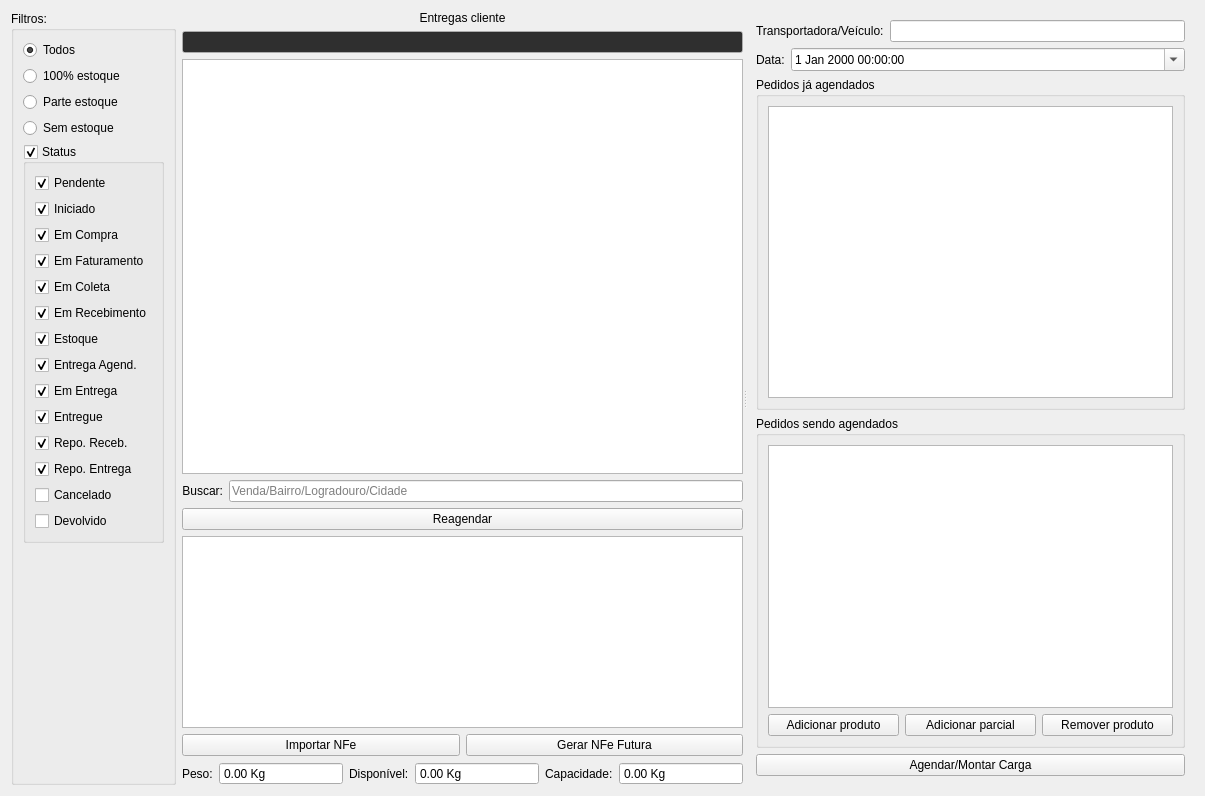
<?xml version="1.0" encoding="UTF-8"?>
<ui version="4.0">
 <class>WidgetLogisticaAgendarEntrega</class>
 <widget class="QWidget" name="WidgetLogisticaAgendarEntrega">
  <property name="geometry">
   <rect>
    <x>0</x>
    <y>0</y>
    <width>1205</width>
    <height>796</height>
   </rect>
  </property>
  <property name="windowTitle">
   <string>Form</string>
  </property>
  <layout class="QGridLayout" name="gridLayout_9">
   <item row="0" column="0">
    <widget class="QGroupBox" name="groupBoxFiltros">
     <property name="enabled">
      <bool>true</bool>
     </property>
     <property name="sizePolicy">
      <sizepolicy hsizetype="Maximum" vsizetype="Preferred">
       <horstretch>0</horstretch>
       <verstretch>0</verstretch>
      </sizepolicy>
     </property>
     <property name="title">
      <string>Filtros:</string>
     </property>
     <layout class="QGridLayout" name="gridLayout_10">
      <item row="0" column="0">
       <widget class="QRadioButton" name="radioButtonEntregaLimpar">
        <property name="text">
         <string>Todos</string>
        </property>
        <property name="checked">
         <bool>true</bool>
        </property>
       </widget>
      </item>
      <item row="1" column="0">
       <widget class="QRadioButton" name="radioButtonTotalEstoque">
        <property name="text">
         <string>100% estoque</string>
        </property>
       </widget>
      </item>
      <item row="2" column="0">
       <widget class="QRadioButton" name="radioButtonParcialEstoque">
        <property name="text">
         <string>Parte estoque</string>
        </property>
       </widget>
      </item>
      <item row="3" column="0">
       <widget class="QRadioButton" name="radioButtonSemEstoque">
        <property name="text">
         <string>Sem estoque</string>
        </property>
       </widget>
      </item>
      <item row="4" column="0">
       <widget class="QGroupBox" name="groupBoxStatus">
        <property name="title">
         <string>Status</string>
        </property>
        <property name="checkable">
         <bool>true</bool>
        </property>
        <property name="checked">
         <bool>true</bool>
        </property>
        <layout class="QGridLayout" name="gridLayout_40">
         <item row="12" column="0">
          <widget class="QCheckBox" name="checkBoxCancelado">
           <property name="enabled">
            <bool>true</bool>
           </property>
           <property name="text">
            <string>Cancelado</string>
           </property>
          </widget>
         </item>
         <item row="3" column="0">
          <widget class="QCheckBox" name="checkBoxEmFaturamento">
           <property name="enabled">
            <bool>true</bool>
           </property>
           <property name="text">
            <string>Em Faturamento</string>
           </property>
           <property name="checked">
            <bool>true</bool>
           </property>
          </widget>
         </item>
         <item row="4" column="0">
          <widget class="QCheckBox" name="checkBoxEmColeta">
           <property name="enabled">
            <bool>true</bool>
           </property>
           <property name="text">
            <string>Em Coleta</string>
           </property>
           <property name="checked">
            <bool>true</bool>
           </property>
          </widget>
         </item>
         <item row="10" column="0">
          <widget class="QCheckBox" name="checkBoxRepoReceb">
           <property name="enabled">
            <bool>true</bool>
           </property>
           <property name="text">
            <string>Repo. Receb.</string>
           </property>
           <property name="checked">
            <bool>true</bool>
           </property>
          </widget>
         </item>
         <item row="13" column="0">
          <widget class="QCheckBox" name="checkBoxDevolvido">
           <property name="enabled">
            <bool>true</bool>
           </property>
           <property name="text">
            <string>Devolvido</string>
           </property>
          </widget>
         </item>
         <item row="5" column="0">
          <widget class="QCheckBox" name="checkBoxEmRecebimento">
           <property name="enabled">
            <bool>true</bool>
           </property>
           <property name="text">
            <string>Em Recebimento</string>
           </property>
           <property name="checked">
            <bool>true</bool>
           </property>
          </widget>
         </item>
         <item row="6" column="0">
          <widget class="QCheckBox" name="checkBoxEstoque">
           <property name="enabled">
            <bool>true</bool>
           </property>
           <property name="text">
            <string>Estoque</string>
           </property>
           <property name="checked">
            <bool>true</bool>
           </property>
          </widget>
         </item>
         <item row="9" column="0">
          <widget class="QCheckBox" name="checkBoxEntregue">
           <property name="enabled">
            <bool>true</bool>
           </property>
           <property name="text">
            <string>Entregue</string>
           </property>
           <property name="checked">
            <bool>true</bool>
           </property>
          </widget>
         </item>
         <item row="7" column="0">
          <widget class="QCheckBox" name="checkBoxEntregaAgend">
           <property name="enabled">
            <bool>true</bool>
           </property>
           <property name="text">
            <string>Entrega Agend.</string>
           </property>
           <property name="checked">
            <bool>true</bool>
           </property>
          </widget>
         </item>
         <item row="8" column="0">
          <widget class="QCheckBox" name="checkBoxEmEntrega">
           <property name="enabled">
            <bool>true</bool>
           </property>
           <property name="text">
            <string>Em Entrega</string>
           </property>
           <property name="checked">
            <bool>true</bool>
           </property>
          </widget>
         </item>
         <item row="2" column="0">
          <widget class="QCheckBox" name="checkBoxEmCompra">
           <property name="enabled">
            <bool>true</bool>
           </property>
           <property name="text">
            <string>Em Compra</string>
           </property>
           <property name="checked">
            <bool>true</bool>
           </property>
          </widget>
         </item>
         <item row="0" column="0">
          <widget class="QCheckBox" name="checkBoxPendente">
           <property name="enabled">
            <bool>true</bool>
           </property>
           <property name="text">
            <string>Pendente</string>
           </property>
           <property name="checked">
            <bool>true</bool>
           </property>
          </widget>
         </item>
         <item row="1" column="0">
          <widget class="QCheckBox" name="checkBoxIniciado">
           <property name="enabled">
            <bool>true</bool>
           </property>
           <property name="text">
            <string>Iniciado</string>
           </property>
           <property name="checked">
            <bool>true</bool>
           </property>
          </widget>
         </item>
         <item row="11" column="0">
          <widget class="QCheckBox" name="checkBoxRepoEntrega">
           <property name="enabled">
            <bool>true</bool>
           </property>
           <property name="text">
            <string>Repo. Entrega</string>
           </property>
           <property name="checked">
            <bool>true</bool>
           </property>
          </widget>
         </item>
        </layout>
       </widget>
      </item>
      <item row="5" column="0">
       <spacer name="verticalSpacer_5">
        <property name="orientation">
         <enum>Qt::Vertical</enum>
        </property>
        <property name="sizeHint" stdset="0">
         <size>
          <width>20</width>
          <height>290</height>
         </size>
        </property>
       </spacer>
      </item>
     </layout>
    </widget>
   </item>
   <item row="0" column="1">
    <widget class="QSplitter" name="splitter">
     <property name="orientation">
      <enum>Qt::Horizontal</enum>
     </property>
     <widget class="QWidget" name="layoutWidget">
      <layout class="QGridLayout" name="gridLayout_8">
       <item row="2" column="0" colspan="2">
        <widget class="TableView" name="tableVendas">
         <property name="mouseTracking">
          <bool>true</bool>
         </property>
         <property name="editTriggers">
          <set>QAbstractItemView::NoEditTriggers</set>
         </property>
         <property name="selectionMode">
          <enum>QAbstractItemView::SingleSelection</enum>
         </property>
         <property name="selectionBehavior">
          <enum>QAbstractItemView::SelectRows</enum>
         </property>
         <property name="sortingEnabled">
          <bool>true</bool>
         </property>
        </widget>
       </item>
       <item row="6" column="0" rowspan="2" colspan="2">
        <widget class="TableView" name="tableProdutos">
         <property name="mouseTracking">
          <bool>true</bool>
         </property>
         <property name="editTriggers">
          <set>QAbstractItemView::NoEditTriggers</set>
         </property>
         <property name="selectionMode">
          <enum>QAbstractItemView::MultiSelection</enum>
         </property>
         <property name="selectionBehavior">
          <enum>QAbstractItemView::SelectRows</enum>
         </property>
         <property name="sortingEnabled">
          <bool>true</bool>
         </property>
        </widget>
       </item>
       <item row="3" column="0">
        <widget class="QLabel" name="labelRecebimentosFornecedor_4">
         <property name="enabled">
          <bool>true</bool>
         </property>
         <property name="sizePolicy">
          <sizepolicy hsizetype="Maximum" vsizetype="Preferred">
           <horstretch>0</horstretch>
           <verstretch>0</verstretch>
          </sizepolicy>
         </property>
         <property name="text">
          <string>Buscar:</string>
         </property>
         <property name="alignment">
          <set>Qt::AlignRight|Qt::AlignTrailing|Qt::AlignVCenter</set>
         </property>
        </widget>
       </item>
       <item row="0" column="0" colspan="2">
        <widget class="QLabel" name="labelEntregasCliente">
         <property name="sizePolicy">
          <sizepolicy hsizetype="Preferred" vsizetype="Maximum">
           <horstretch>0</horstretch>
           <verstretch>0</verstretch>
          </sizepolicy>
         </property>
         <property name="text">
          <string>Entregas cliente</string>
         </property>
         <property name="alignment">
          <set>Qt::AlignCenter</set>
         </property>
        </widget>
       </item>
       <item row="3" column="1">
        <widget class="QLineEdit" name="lineEditBusca">
         <property name="enabled">
          <bool>true</bool>
         </property>
         <property name="placeholderText">
          <string>Venda/Bairro/Logradouro/Cidade</string>
         </property>
        </widget>
       </item>
       <item row="8" column="0" colspan="2">
        <layout class="QGridLayout" name="gridLayout_3">
         <item row="1" column="4">
          <widget class="QLabel" name="label_5">
           <property name="sizePolicy">
            <sizepolicy hsizetype="Maximum" vsizetype="Preferred">
             <horstretch>0</horstretch>
             <verstretch>0</verstretch>
            </sizepolicy>
           </property>
           <property name="text">
            <string>Capacidade:</string>
           </property>
          </widget>
         </item>
         <item row="1" column="5">
          <widget class="QDoubleSpinBox" name="doubleSpinBoxCapacidade">
           <property name="readOnly">
            <bool>true</bool>
           </property>
           <property name="buttonSymbols">
            <enum>QAbstractSpinBox::NoButtons</enum>
           </property>
           <property name="showGroupSeparator" stdset="0">
            <bool>true</bool>
           </property>
           <property name="suffix">
            <string> Kg</string>
           </property>
           <property name="maximum">
            <double>99999.990000000005239</double>
           </property>
          </widget>
         </item>
         <item row="1" column="1">
          <widget class="QDoubleSpinBox" name="doubleSpinBoxPeso">
           <property name="readOnly">
            <bool>true</bool>
           </property>
           <property name="buttonSymbols">
            <enum>QAbstractSpinBox::NoButtons</enum>
           </property>
           <property name="showGroupSeparator" stdset="0">
            <bool>true</bool>
           </property>
           <property name="suffix">
            <string> Kg</string>
           </property>
           <property name="maximum">
            <double>999999.989999999990687</double>
           </property>
          </widget>
         </item>
         <item row="1" column="0">
          <widget class="QLabel" name="label_2">
           <property name="sizePolicy">
            <sizepolicy hsizetype="Maximum" vsizetype="Preferred">
             <horstretch>0</horstretch>
             <verstretch>0</verstretch>
            </sizepolicy>
           </property>
           <property name="text">
            <string>Peso:</string>
           </property>
          </widget>
         </item>
         <item row="1" column="2">
          <widget class="QLabel" name="label_4">
           <property name="sizePolicy">
            <sizepolicy hsizetype="Maximum" vsizetype="Preferred">
             <horstretch>0</horstretch>
             <verstretch>0</verstretch>
            </sizepolicy>
           </property>
           <property name="text">
            <string>Disponível:</string>
           </property>
          </widget>
         </item>
         <item row="1" column="3">
          <widget class="QDoubleSpinBox" name="doubleSpinBoxDisponivel">
           <property name="readOnly">
            <bool>true</bool>
           </property>
           <property name="buttonSymbols">
            <enum>QAbstractSpinBox::NoButtons</enum>
           </property>
           <property name="showGroupSeparator" stdset="0">
            <bool>true</bool>
           </property>
           <property name="suffix">
            <string> Kg</string>
           </property>
           <property name="maximum">
            <double>99999.990000000005239</double>
           </property>
          </widget>
         </item>
         <item row="0" column="0" colspan="6">
          <layout class="QHBoxLayout" name="horizontalLayout">
           <item>
            <widget class="QPushButton" name="pushButtonImportarNFe">
             <property name="text">
              <string>Importar NFe</string>
             </property>
             <attribute name="buttonGroup">
              <string notr="true">buttonGroup</string>
             </attribute>
            </widget>
           </item>
           <item>
            <widget class="QPushButton" name="pushButtonGerarNFeFutura">
             <property name="text">
              <string>Gerar NFe Futura</string>
             </property>
             <attribute name="buttonGroup">
              <string notr="true">buttonGroup</string>
             </attribute>
            </widget>
           </item>
          </layout>
         </item>
        </layout>
       </item>
       <item row="6" column="1">
        <layout class="QGridLayout" name="gridLayout_2"/>
       </item>
       <item row="5" column="0" colspan="2">
        <widget class="QPushButton" name="pushButtonReagendarPedido">
         <property name="text">
          <string>Reagendar</string>
         </property>
        </widget>
       </item>
       <item row="1" column="0" colspan="2">
        <widget class="QLineEdit" name="lineEditAviso">
         <property name="enabled">
          <bool>false</bool>
         </property>
         <property name="palette">
          <palette>
           <active>
            <colorrole role="WindowText">
             <brush brushstyle="SolidPattern">
              <color alpha="255">
               <red>255</red>
               <green>0</green>
               <blue>0</blue>
              </color>
             </brush>
            </colorrole>
            <colorrole role="Text">
             <brush brushstyle="SolidPattern">
              <color alpha="255">
               <red>255</red>
               <green>0</green>
               <blue>0</blue>
              </color>
             </brush>
            </colorrole>
            <colorrole role="ButtonText">
             <brush brushstyle="SolidPattern">
              <color alpha="255">
               <red>255</red>
               <green>0</green>
               <blue>0</blue>
              </color>
             </brush>
            </colorrole>
            <colorrole role="Base">
             <brush brushstyle="SolidPattern">
              <color alpha="255">
               <red>51</red>
               <green>51</green>
               <blue>51</blue>
              </color>
             </brush>
            </colorrole>
            <colorrole role="PlaceholderText">
             <brush brushstyle="NoBrush">
              <color alpha="128">
               <red>255</red>
               <green>0</green>
               <blue>0</blue>
              </color>
             </brush>
            </colorrole>
           </active>
           <inactive>
            <colorrole role="WindowText">
             <brush brushstyle="SolidPattern">
              <color alpha="255">
               <red>255</red>
               <green>0</green>
               <blue>0</blue>
              </color>
             </brush>
            </colorrole>
            <colorrole role="Text">
             <brush brushstyle="SolidPattern">
              <color alpha="255">
               <red>255</red>
               <green>0</green>
               <blue>0</blue>
              </color>
             </brush>
            </colorrole>
            <colorrole role="ButtonText">
             <brush brushstyle="SolidPattern">
              <color alpha="255">
               <red>255</red>
               <green>0</green>
               <blue>0</blue>
              </color>
             </brush>
            </colorrole>
            <colorrole role="Base">
             <brush brushstyle="SolidPattern">
              <color alpha="255">
               <red>51</red>
               <green>51</green>
               <blue>51</blue>
              </color>
             </brush>
            </colorrole>
            <colorrole role="PlaceholderText">
             <brush brushstyle="NoBrush">
              <color alpha="128">
               <red>255</red>
               <green>0</green>
               <blue>0</blue>
              </color>
             </brush>
            </colorrole>
           </inactive>
           <disabled>
            <colorrole role="WindowText">
             <brush brushstyle="SolidPattern">
              <color alpha="255">
               <red>255</red>
               <green>0</green>
               <blue>0</blue>
              </color>
             </brush>
            </colorrole>
            <colorrole role="Text">
             <brush brushstyle="SolidPattern">
              <color alpha="255">
               <red>255</red>
               <green>0</green>
               <blue>0</blue>
              </color>
             </brush>
            </colorrole>
            <colorrole role="ButtonText">
             <brush brushstyle="SolidPattern">
              <color alpha="255">
               <red>255</red>
               <green>0</green>
               <blue>0</blue>
              </color>
             </brush>
            </colorrole>
            <colorrole role="Base">
             <brush brushstyle="SolidPattern">
              <color alpha="255">
               <red>47</red>
               <green>47</green>
               <blue>47</blue>
              </color>
             </brush>
            </colorrole>
            <colorrole role="PlaceholderText">
             <brush brushstyle="NoBrush">
              <color alpha="128">
               <red>255</red>
               <green>0</green>
               <blue>0</blue>
              </color>
             </brush>
            </colorrole>
           </disabled>
          </palette>
         </property>
         <property name="styleSheet">
          <string notr="true">color: rgb(255, 0, 0);</string>
         </property>
         <property name="alignment">
          <set>Qt::AlignCenter</set>
         </property>
         <property name="readOnly">
          <bool>true</bool>
         </property>
        </widget>
       </item>
      </layout>
     </widget>
     <widget class="QFrame" name="frameCaminhao">
      <layout class="QGridLayout" name="gridLayout_4">
       <item row="2" column="0">
        <widget class="QGroupBox" name="groupBox">
         <property name="title">
          <string>Pedidos já agendados</string>
         </property>
         <layout class="QGridLayout" name="gridLayout_6">
          <item row="0" column="0">
           <widget class="TableView" name="tableTranspAgend">
            <property name="palette">
             <palette>
              <active>
               <colorrole role="Highlight">
                <brush brushstyle="SolidPattern">
                 <color alpha="255">
                  <red>51</red>
                  <green>153</green>
                  <blue>255</blue>
                 </color>
                </brush>
               </colorrole>
              </active>
              <inactive>
               <colorrole role="Highlight">
                <brush brushstyle="SolidPattern">
                 <color alpha="255">
                  <red>51</red>
                  <green>153</green>
                  <blue>255</blue>
                 </color>
                </brush>
               </colorrole>
              </inactive>
              <disabled>
               <colorrole role="Highlight">
                <brush brushstyle="SolidPattern">
                 <color alpha="255">
                  <red>51</red>
                  <green>153</green>
                  <blue>255</blue>
                 </color>
                </brush>
               </colorrole>
              </disabled>
             </palette>
            </property>
            <property name="mouseTracking">
             <bool>true</bool>
            </property>
            <property name="editTriggers">
             <set>QAbstractItemView::NoEditTriggers</set>
            </property>
            <property name="alternatingRowColors">
             <bool>true</bool>
            </property>
            <property name="selectionBehavior">
             <enum>QAbstractItemView::SelectRows</enum>
            </property>
           </widget>
          </item>
         </layout>
        </widget>
       </item>
       <item row="3" column="0">
        <widget class="QGroupBox" name="groupBox_2">
         <property name="title">
          <string>Pedidos sendo agendados</string>
         </property>
         <layout class="QGridLayout" name="gridLayout_5">
          <item row="1" column="0">
           <widget class="QPushButton" name="pushButtonAdicionarProduto">
            <property name="text">
             <string>Adicionar produto</string>
            </property>
           </widget>
          </item>
          <item row="1" column="2">
           <widget class="QPushButton" name="pushButtonRemoverProduto">
            <property name="text">
             <string>Remover produto</string>
            </property>
           </widget>
          </item>
          <item row="0" column="0" colspan="3">
           <widget class="TableView" name="tableTranspAtual">
            <property name="palette">
             <palette>
              <active>
               <colorrole role="Highlight">
                <brush brushstyle="SolidPattern">
                 <color alpha="255">
                  <red>51</red>
                  <green>153</green>
                  <blue>255</blue>
                 </color>
                </brush>
               </colorrole>
              </active>
              <inactive>
               <colorrole role="Highlight">
                <brush brushstyle="SolidPattern">
                 <color alpha="255">
                  <red>51</red>
                  <green>153</green>
                  <blue>255</blue>
                 </color>
                </brush>
               </colorrole>
              </inactive>
              <disabled>
               <colorrole role="Highlight">
                <brush brushstyle="SolidPattern">
                 <color alpha="255">
                  <red>51</red>
                  <green>153</green>
                  <blue>255</blue>
                 </color>
                </brush>
               </colorrole>
              </disabled>
             </palette>
            </property>
            <property name="mouseTracking">
             <bool>true</bool>
            </property>
            <property name="editTriggers">
             <set>QAbstractItemView::NoEditTriggers</set>
            </property>
            <property name="alternatingRowColors">
             <bool>true</bool>
            </property>
            <property name="selectionBehavior">
             <enum>QAbstractItemView::SelectRows</enum>
            </property>
           </widget>
          </item>
          <item row="1" column="1">
           <widget class="QPushButton" name="pushButtonAdicionarParcial">
            <property name="enabled">
             <bool>true</bool>
            </property>
            <property name="text">
             <string>Adicionar parcial</string>
            </property>
           </widget>
          </item>
         </layout>
        </widget>
       </item>
       <item row="0" column="0">
        <layout class="QGridLayout" name="gridLayout">
         <item row="0" column="0">
          <widget class="QLabel" name="label">
           <property name="text">
            <string>Transportadora/Veículo:</string>
           </property>
          </widget>
         </item>
         <item row="0" column="1">
          <widget class="ItemBox" name="itemBoxVeiculo"/>
         </item>
        </layout>
       </item>
       <item row="1" column="0">
        <layout class="QGridLayout" name="gridLayout_7">
         <item row="0" column="0">
          <widget class="QLabel" name="label_3">
           <property name="sizePolicy">
            <sizepolicy hsizetype="Maximum" vsizetype="Preferred">
             <horstretch>0</horstretch>
             <verstretch>0</verstretch>
            </sizepolicy>
           </property>
           <property name="text">
            <string>Data:</string>
           </property>
          </widget>
         </item>
         <item row="0" column="1">
          <widget class="QDateTimeEdit" name="dateTimeEdit">
           <property name="calendarPopup">
            <bool>true</bool>
           </property>
          </widget>
         </item>
        </layout>
       </item>
       <item row="4" column="0">
        <widget class="QPushButton" name="pushButtonAgendarCarga">
         <property name="text">
          <string>Agendar/Montar Carga</string>
         </property>
        </widget>
       </item>
      </layout>
     </widget>
    </widget>
   </item>
  </layout>
 </widget>
 <customwidgets>
  <customwidget>
   <class>TableView</class>
   <extends>QTableView</extends>
   <header>src/tableview.h</header>
  </customwidget>
  <customwidget>
   <class>ItemBox</class>
   <extends>QLineEdit</extends>
   <header>src/itembox.h</header>
  </customwidget>
 </customwidgets>
 <tabstops>
  <tabstop>radioButtonEntregaLimpar</tabstop>
  <tabstop>radioButtonTotalEstoque</tabstop>
  <tabstop>radioButtonParcialEstoque</tabstop>
  <tabstop>radioButtonSemEstoque</tabstop>
  <tabstop>groupBoxStatus</tabstop>
  <tabstop>checkBoxPendente</tabstop>
  <tabstop>checkBoxIniciado</tabstop>
  <tabstop>checkBoxEmCompra</tabstop>
  <tabstop>checkBoxEmFaturamento</tabstop>
  <tabstop>checkBoxEmColeta</tabstop>
  <tabstop>checkBoxEmRecebimento</tabstop>
  <tabstop>checkBoxEstoque</tabstop>
  <tabstop>checkBoxEntregaAgend</tabstop>
  <tabstop>checkBoxEmEntrega</tabstop>
  <tabstop>checkBoxEntregue</tabstop>
  <tabstop>checkBoxRepoReceb</tabstop>
  <tabstop>checkBoxRepoEntrega</tabstop>
  <tabstop>checkBoxCancelado</tabstop>
  <tabstop>checkBoxDevolvido</tabstop>
  <tabstop>lineEditAviso</tabstop>
  <tabstop>tableVendas</tabstop>
  <tabstop>lineEditBusca</tabstop>
  <tabstop>pushButtonReagendarPedido</tabstop>
  <tabstop>tableProdutos</tabstop>
  <tabstop>pushButtonImportarNFe</tabstop>
  <tabstop>pushButtonGerarNFeFutura</tabstop>
  <tabstop>doubleSpinBoxPeso</tabstop>
  <tabstop>doubleSpinBoxDisponivel</tabstop>
  <tabstop>doubleSpinBoxCapacidade</tabstop>
  <tabstop>itemBoxVeiculo</tabstop>
  <tabstop>dateTimeEdit</tabstop>
  <tabstop>tableTranspAgend</tabstop>
  <tabstop>tableTranspAtual</tabstop>
  <tabstop>pushButtonAdicionarProduto</tabstop>
  <tabstop>pushButtonAdicionarParcial</tabstop>
  <tabstop>pushButtonRemoverProduto</tabstop>
  <tabstop>pushButtonAgendarCarga</tabstop>
 </tabstops>
 <resources/>
 <connections/>
 <buttongroups>
  <buttongroup name="buttonGroup"/>
 </buttongroups>
</ui>
